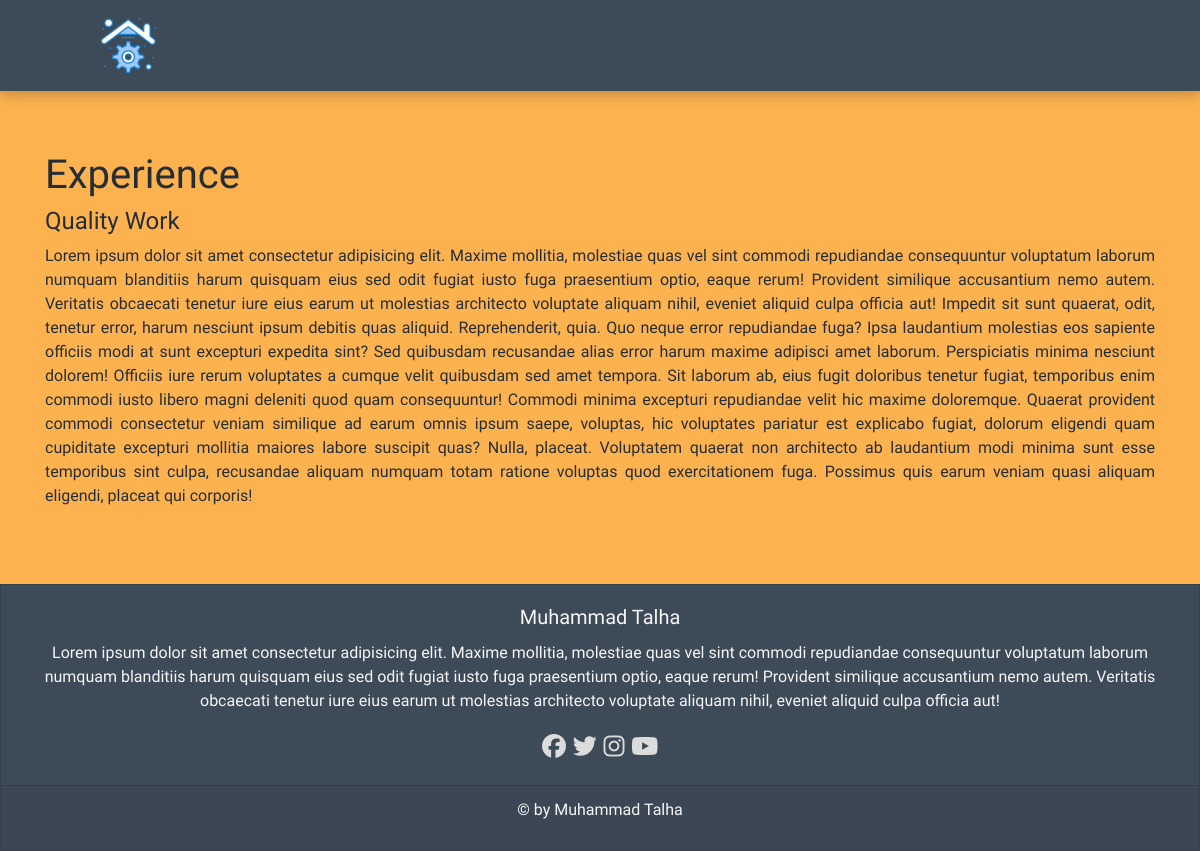
Screenshot of /experience with the database file from the repository.
### core/models.py (models this page shows, shortened)
class Main(models.Model):
    name = models.CharField(max_length=200, blank=True, null=True)
    text1 = models.CharField(max_length=200, blank=True, null=True)
    text2 = models.CharField(max_length=200, blank=True, null=True)
    text3 = models.CharField(max_length=200, blank=True, null=True)
    text4 = models.CharField(max_length=200, blank=True, null=True)
    homeimage = models.ImageField(blank=True, null=True)
    image1 = models.ImageField(blank=True, null=True)
    link = models.URLField(max_length=200, blank=True, null=True)
    button1 = models.CharField(max_length=200, blank=True, null=True)
    link1 = models.URLField(max_length=200, blank=True, null=True)
    button2 = models.CharField(max_length=200, blank=True, null=True)
    link2 = models.URLField(max_length=200, blank=True, null=True)

class Heading(models.Model):
    name = models.CharField(max_length=200, blank=True, null=True)
    text1 = models.CharField(max_length=200, blank=True, null=True)
    image = models.ImageField(blank=True, null=True)
    desc1 = models.TextField(blank=True, null=True)
    desc2 = models.TextField(blank=True, null=True)
    button1 = models.CharField(max_length=200, blank=True, null=True)
    link1 = models.URLField(max_length=200, blank=True, null=True)
    button2 = models.CharField(max_length=200, blank=True, null=True)
    link2 = models.URLField(max_length=200, blank=True, null=True)

class Footer(models.Model):
    name = models.CharField(max_length=200, blank=True, null=True)
    paragraph = models.TextField(blank=True, null=True)
    copyright = models.CharField(max_length=200, blank=True, null=True)

### core/views.py (the view)
# urls.py: path("experience", views.experience, name="experience"),
def experience(request):
    experiencing = Experience.objects.all().order_by('id')
    paginator = Paginator(experiencing, 20)
    page = request.GET.get('page', 1)
    experiences = paginator.get_page(page)
    context = {
        'links': Link.objects.all(),
        'main': Main.objects.get(id=1),
        'experience': Heading.objects.get(id=3),
        'experiences': experiences,
        'footer': Footer.objects.get(id=1)
    }
    return render(request, "experience.html", context)

### core/templates/Experience.html (shortened to what this page needs)
{% extends 'layout.html' %}
{% block content %}
    <div class="container">
        {% ifequal experience.name|stringformat:"s" "Experience" %}
        <section id="experience">
            <div class="d-flex flex-column mt-5">
                <h1>{{ experience.name }}</h1>
                <h4>{{ experience.text1 }}</h4>
                <p>{{ experience.desc1 }}</p>
            </div>
            {% endifequal %}
        </section>
    </div>
{% endblock %}

### core/templates/layout.html (shortened to what this page needs)
<!DOCTYPE html>
{% load static %}
<html lang="en">
<head>
    <link rel="stylesheet" href="https://stackpath.bootstrapcdn.com/bootstrap/4.4.1/css/bootstrap.min.css">
    <link rel="stylesheet" href="{% static 'style.css'%}">
    <link rel="stylesheet" href="https://cdnjs.cloudflare.com/ajax/libs/font-awesome/4.7.0/css/font-awesome.min.css">
</head>
<body>
    <nav class="navbar navbar-expand-lg">
        <a href="{{ main.link }}">
            <img class="navbar-brand" src="{{ main.homeimage.url }}" onclick="window.location.href=''" alt="">
        </a>
    </nav>
    {% block content %}
    {% endblock %}
    <footer>
        <div class="card text-center" style="border-radius: 0;">
            <div class="card-body">
                <h5 class="card-title">{{ footer.name }}</h5>
                <p style="text-align: center;" class="card-text">{{ footer.paragraph }}</p>
                <div style="font-size: x-large;" class="social-icons">
                    <a href="#"><i class="fab fa-facebook-f"></i></a>
                    <a href="#"><i class="fab fa-twitter"></i></a>
                    <a href="#"><i class="fab fa-instagram"></i></a>
                    <a href="#"><i class="fab fa-youtube"></i></a>
                </div>
            </div>
            <div class="card-footer text-muted">
                <p style="text-align: center;" class="copyright">&copy; by {{ footer.copyright }}</p>
            </div>
        </div>
    </footer>
</body>
</html>

### static/style.css (style rules this page uses)
* { box-sizing: border-box; }
body { background-color:rgb(253, 178, 80); margin:0px; padding:0px; }
nav img { cursor: pointer; }
.navbar { background-color:rgb(61, 74, 87); padding: .5rem 6rem; width: 100%; box-shadow:0px 5px 12px rgba(0,0,0,0.2); }
a { color: Gainsboro; text-align: center; }
.card { background-color: rgb(61, 74, 87); }
h1, h4, p { color: rgb(37, 46, 55); }
.card h5, .card h4, .card p { color: whitesmoke; }
.container { margin: 5% auto; }
p { text-align: justify; text-justify: inter-word; }
h1 { font-family: 'Lily Script One', cursive; }
h4, h5 { font-family: 'Elsie', cursive; }
p, button { font-family: 'Philosopher', sans-serif; }

### rows the page displays
Main: homeimage (picture)
Heading: name "Experience", text1 "Quality Work", desc1 "Lorem ipsum dolor sit amet consectetur adipisicing elit. Maxime mollitia, molestiae quas vel sint commodi repudiandae consequuntur voluptatum laborum numquam blanditiis harum quisquam eius sed odit fugiat iusto fuga praesentium optio, eaque rerum! Provident similique accusantium nemo autem. Veritatis obcaecati tenetur iure eius earum ut molestias architecto voluptate aliquam nihil, eveniet aliquid culpa officia aut! Impedit sit sunt quaerat, odit, tenetur error, harum nesciunt ipsum debitis quas aliquid. Reprehenderit, quia. Quo neque error repudiandae fuga? Ipsa laudantium molestias eos sapiente officiis modi at sunt excepturi expedita sint? Sed quibusdam recusandae alias error harum…"
Footer: name "Muhammad Talha", paragraph "Lorem ipsum dolor sit amet consectetur adipisicing elit. Maxime mollitia, molestiae quas vel sint commodi repudiandae consequuntur voluptatum laborum numquam blanditiis harum quisquam eius sed odit fugiat iusto fuga praesentium optio, eaque rerum! Provident similique accusantium nemo autem. Veritatis obcaecati tenetur iure eius earum ut molestias architecto voluptate aliquam nihil, eveniet aliquid culpa officia aut!", copyright "Muhammad Talha"
